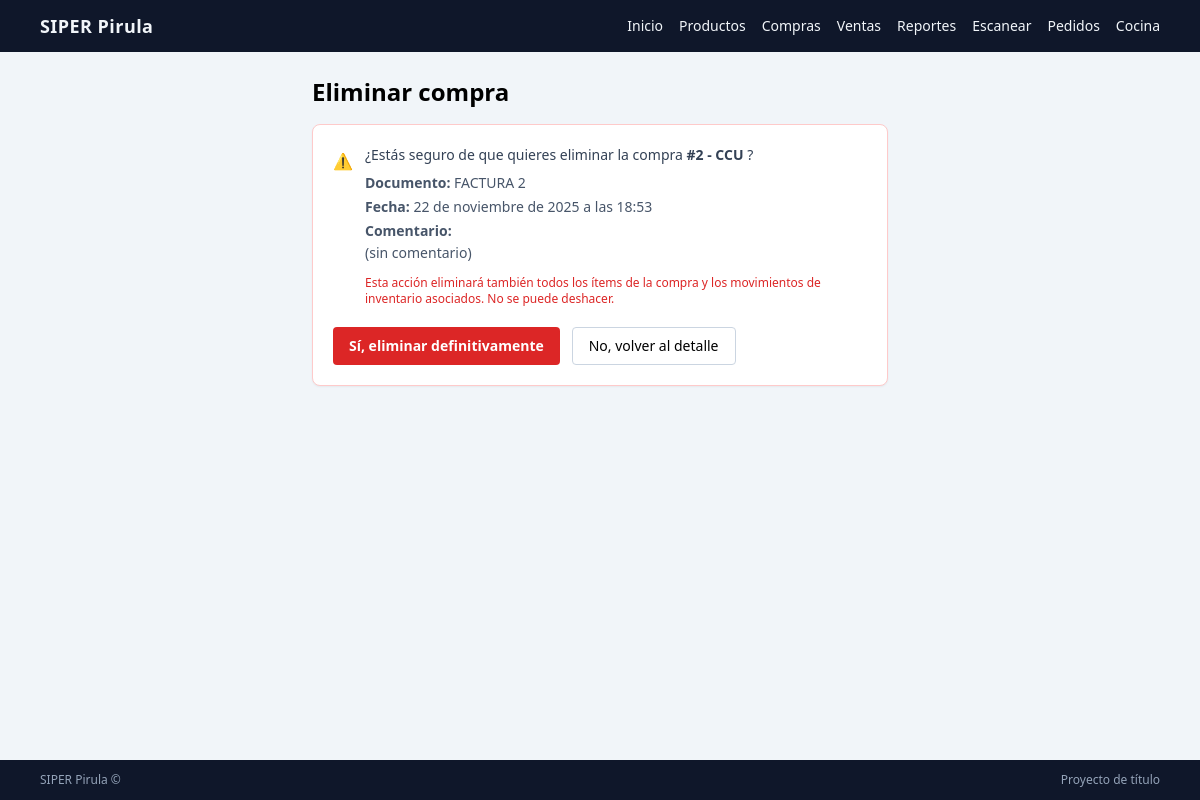
Page /inventario/compras/2/eliminar/ (signed in) on the committed database.
### inventario/models.py (models this page shows, shortened)
class Compra(models.Model):
    DOC_FACTURA = "FACTURA"
    DOC_BOLETA = "BOLETA"
    DOC_GUIA = "GUIA"
    DOC_OTRO = "OTRO"
    DOC_CHOICES = [
        (DOC_FACTURA, "Factura"),
        (DOC_BOLETA, "Boleta"),
        (DOC_GUIA, "Guía de despacho"),
        (DOC_OTRO, "Otro"),
    ]
    negocio = models.ForeignKey(Negocio, on_delete=models.PROTECT)
    proveedor = models.ForeignKey(Proveedor, on_delete=models.PROTECT)
    doc_tipo = models.CharField(max_length=20, choices=DOC_CHOICES)
    doc_num = models.CharField(max_length=40, blank=True, null=True)
    fecha = models.DateTimeField(auto_now_add=True)
    comentario = models.CharField(max_length=200, blank=True, null=True)
    class Meta:
        db_table = "ingreso_compra"
        ordering = ["-fecha"]

class Proveedor(models.Model):
    negocio = models.ForeignKey(Negocio, on_delete=models.PROTECT)
    nombre = models.CharField(max_length=120)
    contacto = models.CharField(max_length=120, blank=True, null=True)
    telefono = models.CharField(max_length=40, blank=True, null=True)
    correo = models.EmailField(blank=True, null=True)
    activo = models.BooleanField(default=True)
    class Meta:
        db_table = "proveedor"
    def __str__(self):
        return self.nombre

### inventario/views.py (the view)
# urls.py: path("compras/<int:pk>/eliminar/", views.CompraEliminarView.as_view(), name="compra_eliminar"),
class CompraEliminarView(LoginRequiredMixin, DeleteView):
    model = Compra
    template_name = "inventario/compras/compra_confirmar_eliminar.html"
    success_url = reverse_lazy("inventario:compra_lista")
    def get_queryset(self):
        negocio = self.request.user.perfilusuario.negocio
        return Compra.objects.filter(negocio=negocio)

### templates/inventario/compras/compra_confirmar_eliminar.html (shortened to what this page needs)
{% extends "../../core/base.html" %}
{% block content %}
<div class="max-w-xl mx-auto">
    <h1 class="text-2xl font-bold mb-4">Eliminar compra</h1>
    <div class="bg-white rounded-lg shadow-sm border border-red-200 p-5">
        <div class="flex items-start gap-3">
            <div class="mt-1 text-red-500">
                ⚠️
            </div>
            <div>
                <p class="text-sm text-slate-700 mb-2">
                    ¿Estás seguro de que quieres eliminar la compra
                    <span class="font-semibold">
                        #{{ object.id }} - {{ object.proveedor }}
                    </span>?
                </p>
                <dl class="text-sm text-slate-600 space-y-1">
                    <div>
                        <dt class="font-semibold inline">Documento:</dt>
                        <dd class="inline">
                            {{ object.doc_tipo }} {{ object.doc_num|default:"(sin número)" }}
                        </dd>
                    </div>
                    <div>
                        <dt class="font-semibold inline">Fecha:</dt>
                        <dd class="inline">
                            {{ object.fecha }}
                        </dd>
                    </div>
                    <div>
                        <dt class="font-semibold block">Comentario:</dt>
                        <dd class="mt-0.5">
                            {{ object.comentario|default:"(sin comentario)" }}
                        </dd>
                    </div>
                </dl>
                <p class="mt-3 text-xs text-red-600">
                    Esta acción eliminará también todos los ítems de la compra y los movimientos de
                    inventario asociados. No se puede deshacer.
                </p>
            </div>
        </div>
        <form method="post" class="mt-5 flex gap-3">
            <button type="submit"
                    class="px-4 py-2 rounded bg-red-600 text-white text-sm font-semibold hover:bg-red-700">
                Sí, eliminar definitivamente
            </button>
            <a href="{% url 'inventario:compra_detalle' object.pk %}"
               class="px-4 py-2 rounded border border-slate-300 text-sm hover:bg-slate-50">
                No, volver al detalle
            </a>
        </form>
    </div>
</div>
{% endblock %}

### rows in the picture
Compra: id "2", proveedor "CCU", doc_tipo "FACTURA", doc_num "2", fecha "22 de noviembre de 2025 a las 18:53", comentario "(sin comentario)"
